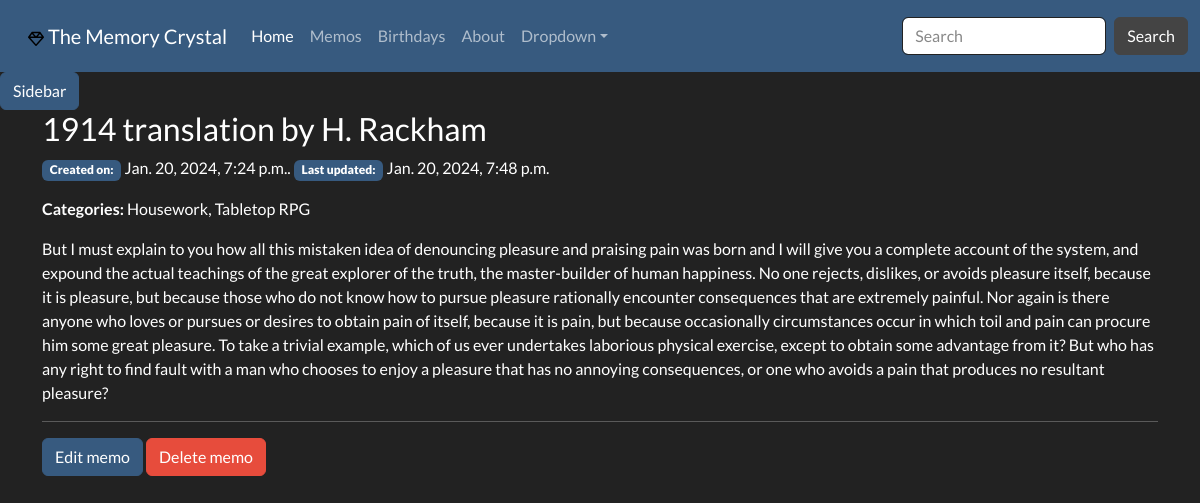
Screenshot of /notes/memo/1914-translation-by-h-rackham with the database file from the repository.
### memory_crystal/models.py (models this page shows, shortened)
class Memo(models.Model):
    pub_date = models.DateTimeField(auto_now_add=True, verbose_name='Date created')
    last_modified = models.DateTimeField(auto_now=True, verbose_name='Last modified')
    slug = models.SlugField(max_length=20, unique=True, blank=True, null=True)
    title = models.CharField(max_length=100, blank=True, null=True)
    content = HTMLField()
    STATUS = (
        ('D', 'Draft'),
        ('P', 'Published'),
        ('A', 'Archived')
    )
    status = models.CharField(choices=STATUS, default=0, max_length=1, verbose_name='Status')
    category = models.ManyToManyField('Category', related_name='memos', help_text='Memo categories', blank=True)
    class Meta:
        ordering = ['last_modified', 'pub_date']
    @property
    def all_categories(self):
        return ', '.join(cat.name for cat in self.category.all())

class Category(models.Model):
    name = models.CharField(max_length=200, unique=True)
    memo = models.ManyToManyField(Memo, related_name='categories', blank=True)
    def __str__(self):
        return f'{self.name.title()}'
    class Meta:
        verbose_name_plural = 'Categories'

### memory_crystal/views.py (the view)
# urls.py: path('memo/<str:slug>', views.MemoDetailView.as_view(), name='memo-detail'),
class MemoDetailView(generic.DetailView):
    model = Memo
    template_name = 'memory_crystal/memo_detail.html'

### memory_crystal/templatetags/memo_extras.py (called while the page is built)
@register.inclusion_tag('memory_crystal/offcanvas.html')
def render_offcanvas():
    all_categories = Category.objects.all()
    return {'all_categories': all_categories}

### memory_crystal/templates/memory_crystal/memo_detail.html (shortened to what this page needs)
{% extends 'memory_crystal/base.html' %}
{% block content %}
<div class="container">
    <div class="row">
        <div class="col-12">
            <h3>{{ memo.title }}</h3>
            <p><span class="badge bg-primary"><b>Created on:</b></span> {{ memo.pub_date }}. <span class="badge bg-primary"><b>Last updated:</b></span> {{ memo.last_modified }}</p>
            <p><b>Categories:</b> {{ memo.all_categories }}</p>
            <p>{{ memo.content | safe}}</p>
            <hr>
        </div>
    </div>
    <div class="row">
        <div class="col-4">
            <a type="button" class="btn btn-primary" href="{% url 'memo-edit' memo.slug %}">Edit memo</a>
            <button type="button" class="btn btn-danger" data-bs-toggle="modal" data-bs-target="#delete-modal">Delete memo</button>
        </div>
    </div>
</div>
{% endblock %}

### rows the page displays
Memo: title "1914 translation by H. Rackham", pub_date "Jan. 20, 2024, 7:24 p.m.", last_modified "Jan. 20, 2024, 7:48 p.m.", all_categories "Housework, Tabletop RPG", content "But I must explain to you how all this mistaken idea of denouncing pleasure and praising pain was born and I will give you a complete account of the system, and expound the actual teachings of the great explorer of the truth, the master-builder of human happiness. No one rejects, dislikes, or avoids pleasure itself, because it is pleasure, but because those who do not know how to pursue pleasure rationally encounter consequences that are extremely painful. Nor again is there anyone who loves or pursues or desires to obtain pain of itself, because it is pain, but because occasionally circumstances occur in which toil and pain can procure him some great pleasure. To take a trivial example,…"
